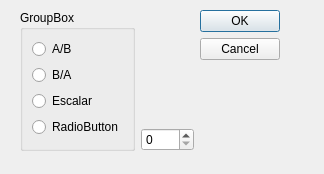
<?xml version="1.0" encoding="UTF-8"?>
<ui version="4.0">
 <class>divi_diag</class>
 <widget class="QDialog" name="divi_diag">
  <property name="geometry">
   <rect>
    <x>0</x>
    <y>0</y>
    <width>324</width>
    <height>174</height>
   </rect>
  </property>
  <property name="windowTitle">
   <string>Dialog</string>
  </property>
  <widget class="QWidget" name="">
   <property name="geometry">
    <rect>
     <x>20</x>
     <y>10</y>
     <width>260</width>
     <height>141</height>
    </rect>
   </property>
   <layout class="QGridLayout" name="gridLayout_2">
    <item row="0" column="0" rowspan="2">
     <widget class="QGroupBox" name="groupBox">
      <property name="title">
       <string>GroupBox</string>
      </property>
      <layout class="QGridLayout" name="gridLayout">
       <item row="0" column="0">
        <widget class="QRadioButton" name="radioButton">
         <property name="text">
          <string>A/B</string>
         </property>
        </widget>
       </item>
       <item row="1" column="0">
        <widget class="QRadioButton" name="radioButton_4">
         <property name="text">
          <string>B/A</string>
         </property>
        </widget>
       </item>
       <item row="2" column="0">
        <widget class="QRadioButton" name="radioButton_3">
         <property name="text">
          <string>Escalar</string>
         </property>
        </widget>
       </item>
       <item row="3" column="0">
        <widget class="QRadioButton" name="radioButton_2">
         <property name="text">
          <string>RadioButton</string>
         </property>
        </widget>
       </item>
      </layout>
     </widget>
    </item>
    <item row="0" column="1">
     <spacer name="verticalSpacer">
      <property name="orientation">
       <enum>Qt::Vertical</enum>
      </property>
      <property name="sizeHint" stdset="0">
       <size>
        <width>20</width>
        <height>40</height>
       </size>
      </property>
     </spacer>
    </item>
    <item row="0" column="2" rowspan="2">
     <widget class="QDialogButtonBox" name="buttonBox">
      <property name="orientation">
       <enum>Qt::Vertical</enum>
      </property>
      <property name="standardButtons">
       <set>QDialogButtonBox::Cancel|QDialogButtonBox::Ok</set>
      </property>
     </widget>
    </item>
    <item row="1" column="1">
     <widget class="QSpinBox" name="spinBox"/>
    </item>
   </layout>
  </widget>
 </widget>
 <resources/>
 <connections>
  <connection>
   <sender>buttonBox</sender>
   <signal>accepted()</signal>
   <receiver>divi_diag</receiver>
   <slot>accept()</slot>
   <hints>
    <hint type="sourcelabel">
     <x>248</x>
     <y>254</y>
    </hint>
    <hint type="destinationlabel">
     <x>157</x>
     <y>274</y>
    </hint>
   </hints>
  </connection>
  <connection>
   <sender>buttonBox</sender>
   <signal>rejected()</signal>
   <receiver>divi_diag</receiver>
   <slot>reject()</slot>
   <hints>
    <hint type="sourcelabel">
     <x>316</x>
     <y>260</y>
    </hint>
    <hint type="destinationlabel">
     <x>286</x>
     <y>274</y>
    </hint>
   </hints>
  </connection>
 </connections>
</ui>
